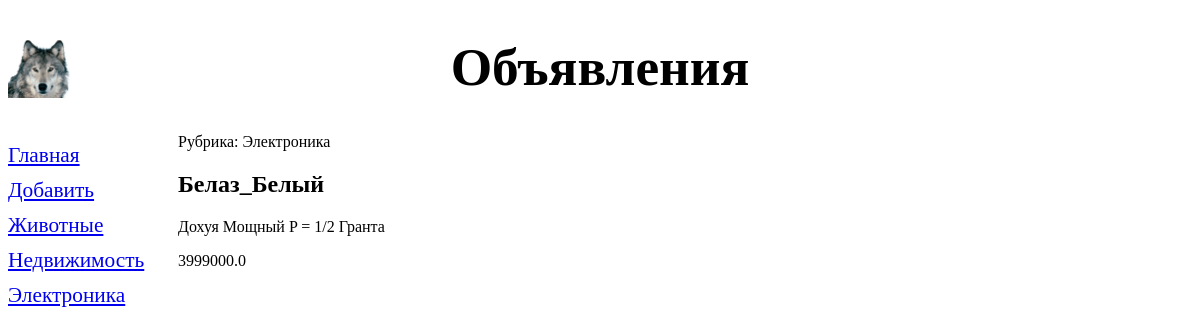
/board/detail/2/, run on the app's committed database.
### DJANGO_SIMPLE/apps/board/models.py (models this page shows, shortened)
class Rubric(models.Model):
    name = models.CharField(max_length=20, db_index=True, verbose_name='Название')
    class Meta:
        verbose_name_plural = 'Рубрики'
        verbose_name = 'Рубрика'
        ordering = ['name']

class Poster(models.Model):
    name = models.CharField(max_length=20, verbose_name='Марка')
    about = models.TextField(null=True, blank=True, verbose_name='Описание')
    price = models.FloatField(null=True, blank=True, verbose_name='Цена')
    published = models.DateTimeField(auto_now_add=True, db_index=True, verbose_name='Опубликовано')
    rubric = models.ForeignKey('Rubric', null=True, on_delete=models.PROTECT, verbose_name='Рубрика')
    class Meta:
        verbose_name_plural = 'Объявления'
        verbose_name = 'Объявление'
        ordering = ['-published']

### DJANGO_SIMPLE/apps/board/views.py (the view)
# urls.py: path('detail/<int:pk>/', PosterDetailView.as_view(), name='detail'),
class PosterDetailView(DetailView):
    model = Poster
    def get_context_data(self, *args, **kwargs):
        context = super().get_context_data(*args, **kwargs)
        context['rubrics'] = Rubric.objects.all()
        return context

### DJANGO_SIMPLE/apps/board/templates/board/poster_detail.html (shortened to what this page needs)
{% extends "layout/basic.html" %}
{% block content %}
<p>Рубрика: {{ poster.rubric.name }} </p>
<h2>{{ poster.name }} </h2>
<p> {{ poster.about }} </p>
<p> {{ poster.price }} </p>
{% endblock %}

### DJANGO_SIMPLE/apps/board/templates/layout/basic.html (shortened to what this page needs)
{% load static %}
<!DOCTYPE html>
<html lang="en">
<head>
    <link rel="stylesheet" type="text/css" href="{% static 'board/style.css' %}">
</head>
<body>
    <header>
        <h1> Объявления </h1>
    </header>
    <nav>
        <a href="{% url 'index' %}">Главная</a>
        <a href="{% url 'add' %}">Добавить</a>
        {% for rubric in rubrics %}
        <a href="{% url 'by_rubric' rubric.pk %}"> {{ rubric.name }}</a>
        {% endfor %}
    </nav>
    <section>
        {% block content %}
        {% endblock %}
    </section>
</body>
</html>

### DJANGO_SIMPLE/apps/board/static/board/style.css (style rules this page uses)
header h1 { font-size: 40pt; text-transformation: uppercase; text-align: center; background: url("wolf.png") left / auto 100% no-repeat; }
nav { font-size: 16pt; width: 150px; float: left; }
nav a { display: block; margin: 10px 0px; }
section { margin-left: 170px; }

### data on the page
Rubric: name "Животные"
Rubric: name "Недвижимость"
Rubric: name "Электроника"
Poster: rubric.name "Электроника", name "Белаз_Белый", about "Дохуя Мощный P = 1/2 Гранта", price "3999000.0"
